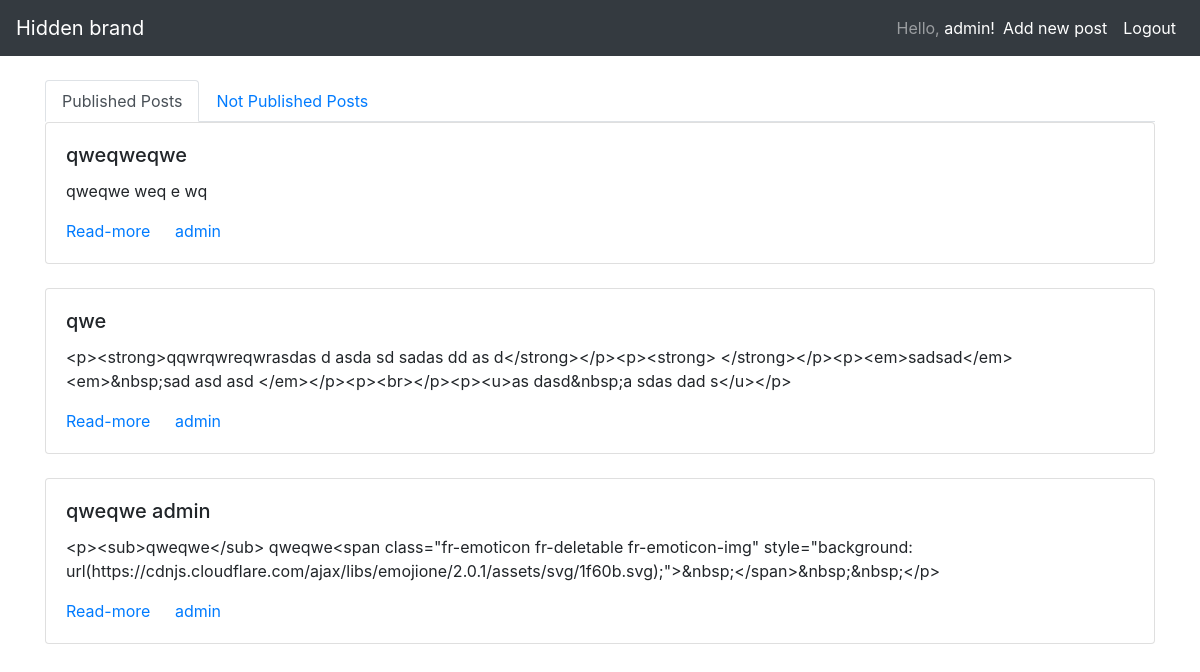
/profile/ (signed in), run on the app's committed database.
### core/models.py (models this page shows, shortened)
class Post(models.Model):
    NEWS_TYPE = 0
    STORY_TYPE = 1
    ART_TYPE = 2
    TYPE_CHOICES = (
        (NEWS_TYPE, 'News'),
        (STORY_TYPE, 'Story'),
        (ART_TYPE, 'Art')
    )
    title = models.CharField(max_length=255)
    slug = models.SlugField(max_length=255,
                            help_text="URL like line",
                            verbose_name='URL like str')
    body = models.TextField()
    owner = models.ForeignKey(User)
    is_published = models.BooleanField(default=False)
    created_at = models.DateTimeField(auto_now_add=True)
    published_at = models.DateTimeField(blank=True, null=True)
    file = models.FileField(upload_to="posts_files", blank=True, null=True)
    type = models.IntegerField(null=True, choices=TYPE_CHOICES)
    tags = models.ManyToManyField(Tags)
    objects = PostManager()

### core/views.py (the view)
# urls.py: url(r'^profile/', Profile.as_view(), name='profile'),
class Profile(TemplateView):
    template_name = 'profile.html'
    def get_context_data(self, **kwargs):
        context = super(Profile, self).get_context_data(**kwargs)
        user_posts = Post.objects.filter(
            owner=self.request.user
        )
        context['published'] = user_posts.filter(
            is_published=True)
        context['not_published'] = user_posts.filter(
            is_published=False
        )
        return context

### core/context_processors.py (called while the page is built)
def lazy_context_processor(request):
    return {
        'some_name': settings
    }

### core/templates/profile.html (shortened to what this page needs)
{% extends 'base.html' %}
{% load bootstrap %}
{% block content %}
    <ul class="nav nav-tabs" id="myTab" role="tablist">
      <li class="nav-item">
        <a class="nav-link active" id="home-tab" data-toggle="tab" href="#home" role="tab" aria-controls="home" aria-selected="true">Published Posts</a>
      </li>
      <li class="nav-item">
        <a class="nav-link" id="profile-tab" data-toggle="tab" href="#profile" role="tab" aria-controls="profile" aria-selected="false">Not Published Posts</a>
    </ul>
    <div class="tab-content" id="myTabContent">
      <div class="tab-pane fade show active" id="home" role="tabpanel" aria-labelledby="home-tab">
        {% for post in published %}
        <div class="card">
          <div class="card-body">
            <h5 class="card-title">{{ post.title }}</h5>
            <p class="card-text">
                {{ post.body }}
            </p>
            <a href="#" class="card-link">Read-more</a>
            <a href="#" class="card-link">{{ post.owner.username }}</a>
          </div>
        </div>
        <br>
        {% endfor %}
      </div>
    </div>
{% endblock %}

### core/templates/base.html (shortened to what this page needs)
<html>
    <head>
        <link rel="stylesheet" href="https://stackpath.bootstrapcdn.com/bootstrap/4.1.3/css/bootstrap.min.css">
    </head>
    <body>
        <nav class="navbar navbar-expand-lg navbar-dark bg-dark">
          <div class="collapse navbar-collapse" id="navbarTogglerDemo01">
            <a class="navbar-brand" href="#">Hidden brand</a>
            <ul class="navbar-nav ml-auto">
                {% if user.is_authenticated %}
              <li class="nav-item active">
                  <span class="navbar-text">Hello, <a href="{% url 'profile' %}">{{user.username}}!</a></span>
              </li>
              <li class="nav-item active">
                <a class="nav-link" href="{% url 'add_post' %}">Add new post</a>
              </li>
              <li class="nav-item active">
                <a class="nav-link" href="{% url 'logout' %}">Logout</a>
              </li>
                {% endif %}
            </ul>
          </div>
        </nav>
        <br>
    <div class="container">
        {% block content %}{% endblock %}
    </div>
    </body>
</html>

### data on the page
Post: title "qweqweqwe", body "qweqwe weq e wq", owner.username "admin"
Post: title "qwe", body "<p><strong>qqwrqwreqwrasdas d asda sd sadas dd as d</strong></p><p><strong> </strong></p><p><em>sadsad</em><em>&nbsp;sad asd asd </em></p><p><br></p><p><u>as dasd&nbsp;a sdas dad s</u></p>", owner.username "admin"
Post: title "qweqwe admin", body "<p><sub>qweqwe</sub> qweqwe<span class=\"fr-emoticon fr-deletable fr-emoticon-img\" style=\"background: url(https://cdnjs.cloudflare.com/ajax/libs/emojione/2.0.1/assets/svg/1f60b.svg);\">&nbsp;</span>&nbsp;&nbsp;</p>", owner.username "admin"

### other printed values
{{ user.username }} "admin"
